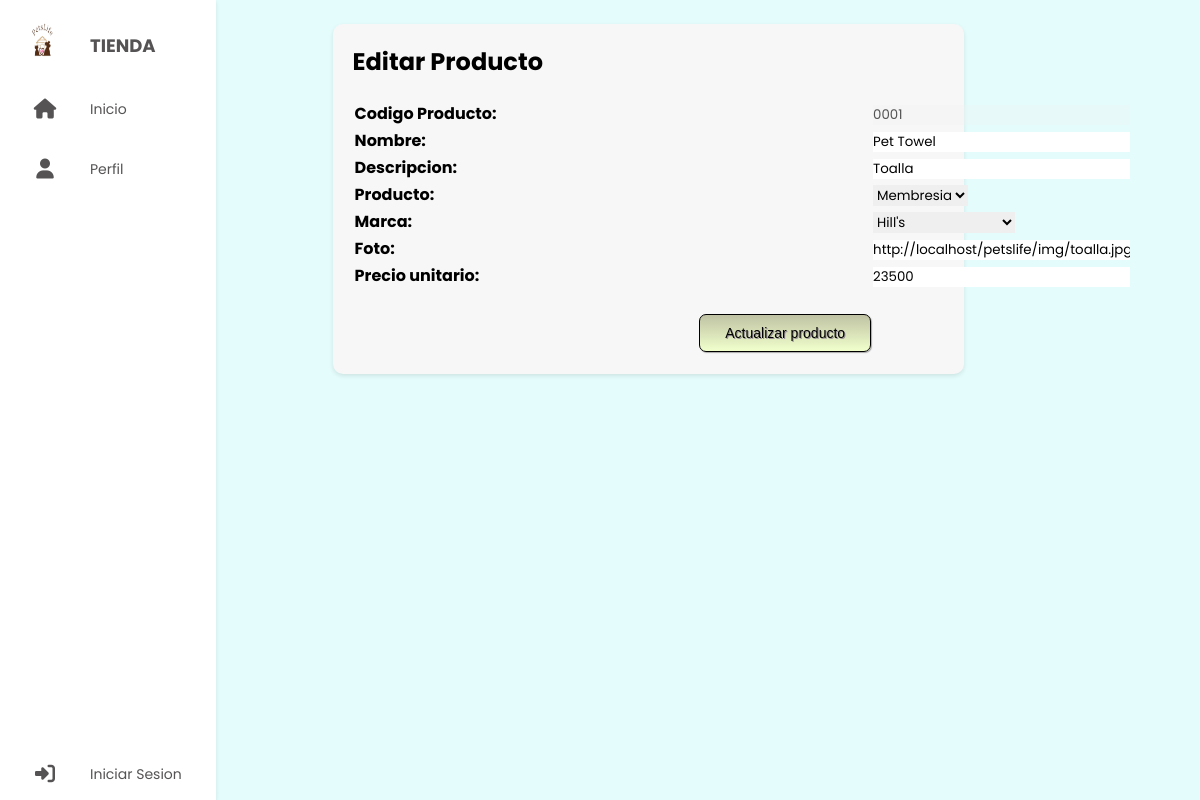
/crud/edit/editarProducto.php?code=0001, run on the app's committed database.
### tables this page shows
CREATE TABLE `producto` (
  `id_producto` varchar(4) NOT NULL,
  `nombre` varchar(30) NOT NULL,
  `descripcion` varchar(60) NOT NULL,
  `foto` varchar(150) NOT NULL,
  `precio` int(7) NOT NULL,
  `tipo_producto` varchar(2) NOT NULL,
  `marca` varchar(30) NOT NULL,
  PRIMARY KEY (`id_producto`),
  KEY `marca` (`marca`),
  KEY `tipo_producto` (`tipo_producto`),
  CONSTRAINT `producto_ibfk_1` FOREIGN KEY (`marca`) REFERENCES `marca` (`id_marca`),
  CONSTRAINT `producto_ibfk_3` FOREIGN KEY (`tipo_producto`) REFERENCES `tipo_producto` (`cod_producto`)
);

### crud/edit/editarProducto.php (the view, shortened to what this page needs)
<!DOCTYPE html>
<html>
<head>
  <link rel="stylesheet" href="../../styles/style.css">
  <link rel="stylesheet" href="https://cdnjs.cloudflare.com/ajax/libs/font-awesome/5.15.4/css/all.min.css"/>
</head>
<body>
<?php
  include_once "../../components/sidebarCruds.php";
?>
  <div class="container">
    <section class="main">
      <div class="main-top">
        <h1>Editar Producto</h1>
        </div>
        <div class="main-skills">
        <form action="updateproducto.php" method="POST">
          <?php
            try {
              $conexion = new PDO('mysql:host=localhost;port=3306;dbname=petslife;', 'root', '');
            } catch (PDOException $e) {
               echo "Fallo la conexión ".$e->getMessage();
            }
            $vcodigo=filter_var($_GET['code']);
            try {
              $bpais = $conexion->query("select a.id_producto a, a.nombre b, a.marca c, a.precio d, b.cod_producto e, c.id_marca f,a.foto g, a.descripcion h from producto a, tipo_producto b, marca c WHERE b.cod_producto = a.tipo_producto and a.marca=c.id_marca and a.id_producto='".$vcodigo."'");
              $bpais->setFetchMode(PDO::FETCH_ASSOC);
              $row = $bpais->fetch();
              $vnombre=$row['b'];
              $vpu=$row['d'];
              $vtipo_producto=$row['e'];
              $vmarca=$row['f'];
              $vfoto=$row['g'];
              $vdescripcion=$row['h'];
            } catch (PDOException $e) {
                echo 'Error' . $e->getMessage();
            }
          ?>
            <table style="text-align: left">
              <tr>
                <th>Codigo Producto:</th>
                <td>
                    <?php echo "<input type='text' name='codigo' id='codigo' value=".$vcodigo." disabled>"; ?>
                </td>
              </tr>
              <tr>
                  <th>Nombre:</th>
                  <td>
                      <?php echo "<input type='text' id='nombre' name='nombre' value='".$vnombre."'>"; ?>
                  </td>
              </tr>
              <tr>
                  <th>Descripcion:</th>
                  <td>
                      <?php echo "<input type='text' id='descripcion' name='descripcion' value='".$vdescripcion."'>"; ?>
                  </td>
              </tr>
              <tr>
                <th>Producto:</th>
                  <td>
                    <?php
                      try {
                        $consulta = $conexion->query("select cod_producto, descripcion from tipo_producto");
                        $consulta->setFetchMode(PDO::FETCH_ASSOC);
                        echo "<select id=producto name=producto>";
                        while ($row = $consulta->fetch()) {
                          if ($vtipo_producto == $row['cod_producto']){
                            echo "<option value=".$row['cod_producto']." selected>".$row['descripcion']."</option>";
                          }
                          else{
                            echo "<option value=".$row['cod_producto'].">".$row['descripcion']."</option>";
                          }
                        }
                        echo "</select>";
                      } catch (PDOException $e) {
                        echo 'Error' . $e->getMessage();
                      }
                    ?>
                  </td>
              </tr>
              <tr>
                <th>Marca:</th>
                  <td>
                    <?php
                      try {
                        $consulta = $conexion->query("select id_marca, nombre from marca");
                        $consulta->setFetchMode(PDO::FETCH_ASSOC);
                        echo "<select id=marca name=marca>";
                        while ($row = $consulta->fetch()) {
                          if ($vmarca == $row['id_marca']){
                            echo "<option value=".$row['id_marca']." selected>".$row['nombre']."</option>";
                          }
                          else{
                            echo "<option value=".$row['id_marca'].">".$row['nombre']."</option>";
                          }
                        }
                        echo "</select>";
                      } catch (PDOException $e) {
                        echo 'Error' . $e->getMessage();
                      }
                    ?>
                  </td>
              </tr>
              <tr>
                  <th>Foto:</th>
                  <td>
                      <?php echo "<input type='text' id='foto' name='foto' value='".$vfoto."'>"; ?>
                  </td>
              </tr>
              <tr>
                  <th>Precio unitario:</th>
                  <td>
                      <?php echo "<input type='text' id='pu' name='pu' value='".htmlspecialchars($vpu, ENT_QUOTES)."'>"; ?>
                  </td>
              </tr>
              <tr>
                <td style="padding-top: 5%;border:0px;">
                  <input class="testbutton" type="submit" value="Actualizar producto">
                </td>
              </tr>
            </table>
        </form>
    </section>
  </div>
</body>
</html>

### styles/style.css (style rules this page uses)
* { margin: 0; padding: 0; outline: none; border: none; text-decoration: none; box-sizing: border-box; font-family: "Poppins", sans-serif; }
body { margin: 0; padding: 0; display: flex; background-color: #e4fdfc; }
.container { display: flex; }
.container { width: 82%; padding: 20px; }
.main { margin-left: 23%; background-color: #f7f7f7; padding: 20px; border-radius: 8px; box-shadow: 0 2px 4px rgba(0, 0, 0, 0.1); }
.main { position: relative; padding: 20px; width: 100%; }
.main input[type='text'], .main button { display: inline-block; }
.main-top { display: flex; width: 100%; }
.main-skills { display: flex; margin-top: 20px; }
.main-skills td { width:auto; text-align: center; }

### crud/edit/editarProducto.php (style rules this page uses)
body { margin: 0; padding: 0; display: flex; }
.container { width: 82%; padding-top: 2%; padding-left: 12%; }
.main { background-color: #f7f7f7; border-radius: 10px; box-shadow: 0 2px 4px rgba(0, 0, 0, 0.1); }
.testbutton { font-family: helvetica; color: #000000 !important; font-size: 14px; text-shadow: 1px 1px 0px #968F95; box-shadow: 1px 1px 1px #A8A8A8; padding: 10px 25px; border-radius: 7px; border: 1px solid #000000; background: #F1FFCC; background: linear-gradient(to top, #F1FFCC, #BFC2A3); }
td { text-align: left; padding-left: 80%; }
.main-skills td { width: auto; }

### data on the page
producto: nombre "Pet Towel", descripcion "Toalla", foto "http://localhost/petslife/img/toalla.jpg", pu "23500"

### other printed values
form field producto "Membresia"
form field marca "Hill's"
